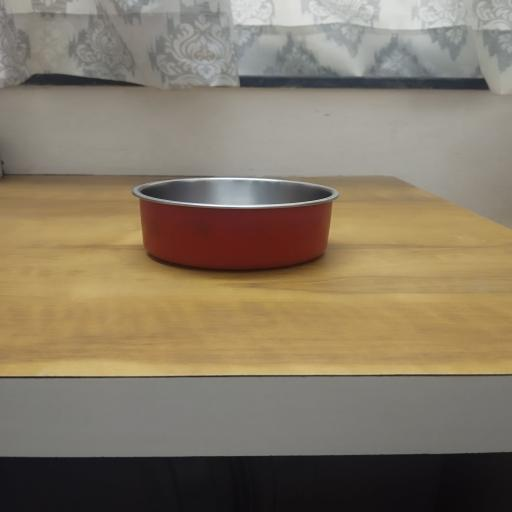
#> input picture data/annotations/test/images/IMG_20260905_165427_jpg.rf.831ac61ee893808c764e12596300a5bd.jpg, 512 x 512 px, given in place of the camera
$ python exposure_fix.py
#> lines starting #> are read from the running program, lines starting #| are printed output that depends on the picture
#> further down, frame is the input picture: shape (512, 512, 3); mean B, G, R 102, 121.4, 133.6
"""
Preprocessing to handle harsh, uneven lighting (bright window glare vs deep
shadow) before frames go into YOLO/MediaPipe. Import and call this in
main_pipeline.py before running detection on each frame.
"""

import cv2
import numpy as np


def normalize_exposure(frame):
    """
    Applies CLAHE (Contrast Limited Adaptive Histogram Equalization) to
    even out lighting — brightens shadowed regions and tames blown-out
    highlights, without over-processing the whole image uniformly like a
    simple brightness slider would.
    """
    lab = cv2.cvtColor(frame, cv2.COLOR_BGR2LAB)
#> lab: shape (512, 512, 3); mean of channels 0, 1, 2 130.1, 130.1, 140.1
    l, a, b = cv2.split(lab)
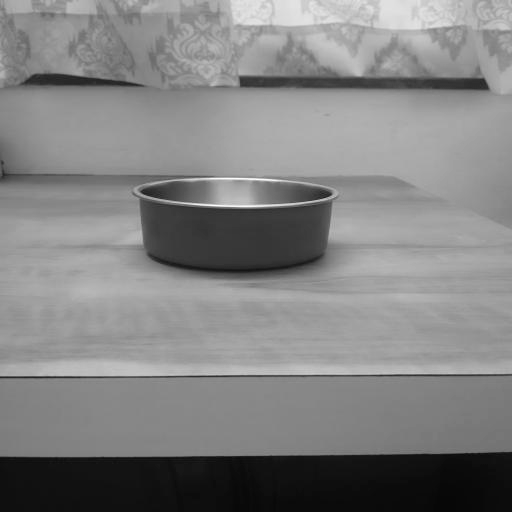
#> l: shape (512, 512); min 7, max 255, mean 130.1
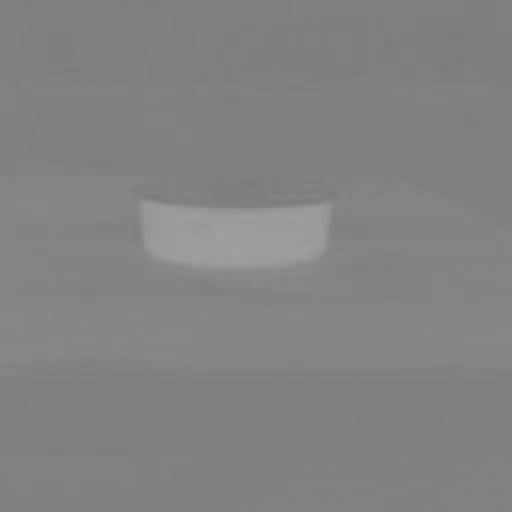
#> a: shape (512, 512); min 121, max 159, mean 130.1
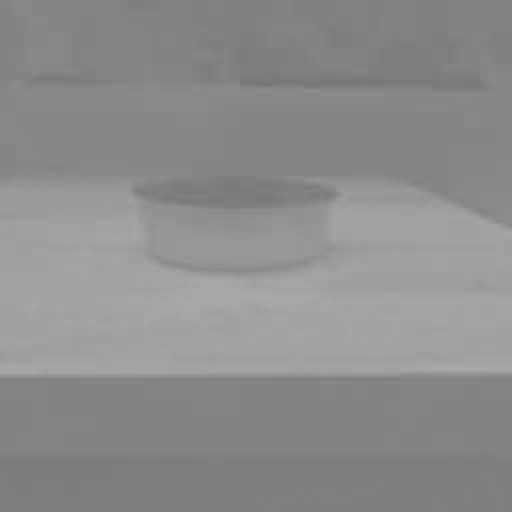
#> b: shape (512, 512); min 119, max 170, mean 140.1

    clahe = cv2.createCLAHE(clipLimit=3.5, tileGridSize=(8, 8))
    l_eq = clahe.apply(l)
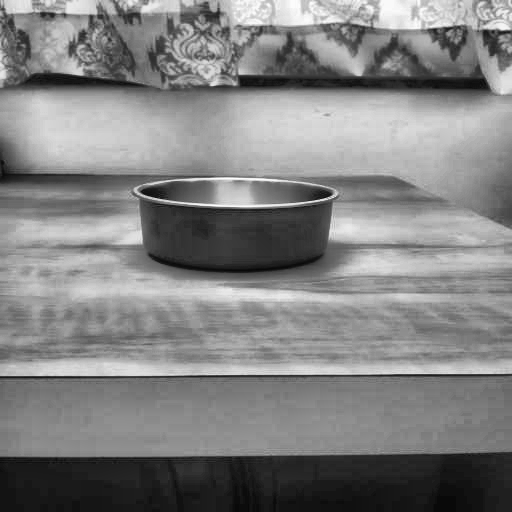
#> l_eq: shape (512, 512); min 7, max 255, mean 129.6

    merged = cv2.merge((l_eq, a, b))
#> merged: shape (512, 512, 3); mean of channels 0, 1, 2 129.6, 130.1, 140.1
    result = cv2.cvtColor(merged, cv2.COLOR_LAB2BGR)
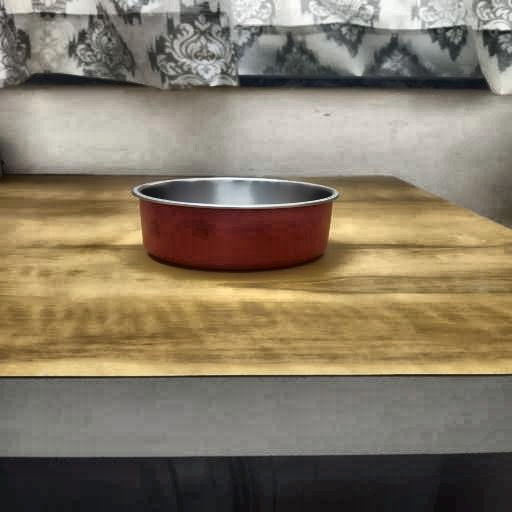
#> result: shape (512, 512, 3); mean B, G, R 102.2, 121.5, 133.5
    return result


if __name__ == "__main__":
    # quick visual test against your webcam
    cap = cv2.VideoCapture(0)
    while True:
        ret, frame = cap.read()
        if not ret:
            break
        fixed = normalize_exposure(frame)
        combined = np.hstack((frame, fixed))
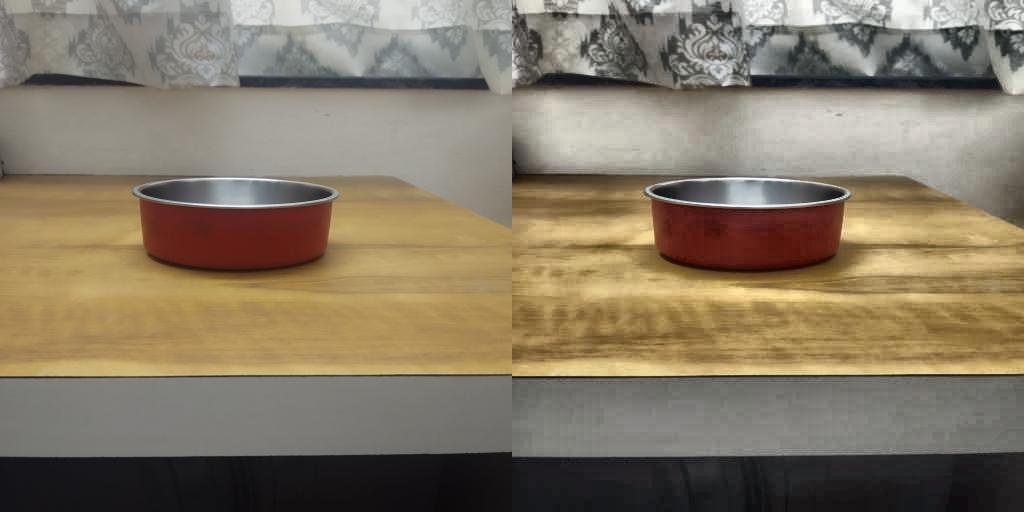
#> combined: shape (512, 1024, 3); mean B, G, R 102.1, 121.4, 133.6
        cv2.imshow("Original (left) vs Exposure-Normalized (right)", combined)
        if cv2.waitKey(1) & 0xFF == 27:
#> (key Esc is pressed here)
            break
    cap.release()
    cv2.destroyAllWindows()

$ run again, on data/annotations/test/images/IMG_20260905_165430_jpg.rf.9c2b55a20bef6a7242d998fcfaab3fcd.jpg
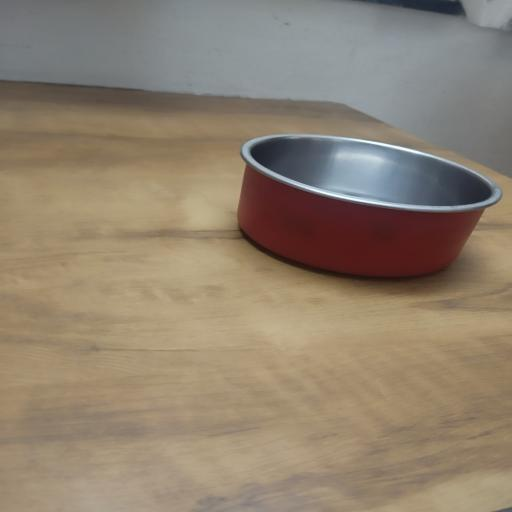
#> input picture data/annotations/test/images/IMG_20260905_165430_jpg.rf.9c2b55a20bef6a7242d998fcfaab3fcd.jpg, 512 x 512 px, given in place of the camera
#> frame is the input picture: shape (512, 512, 3); mean B, G, R 112, 129.9, 143.8
#> lab: shape (512, 512, 3); mean of channels 0, 1, 2 140.2, 130.8, 139.7
#> in normalize_exposure, `l_eq = clahe.apply(l)`:
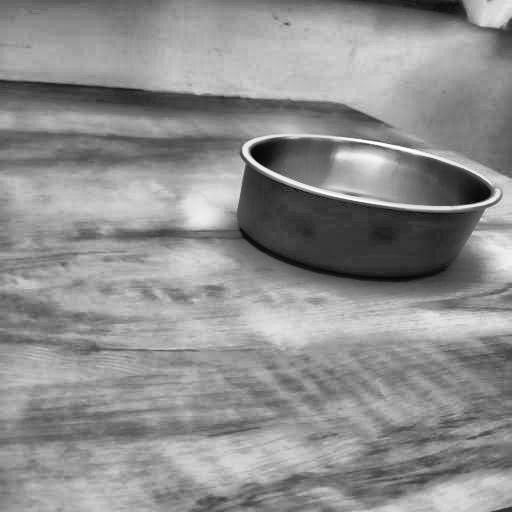
#> l_eq: shape (512, 512); min 4, max 255, mean 142.4
#> merged: shape (512, 512, 3); mean of channels 0, 1, 2 142.4, 130.8, 139.7
#> `combined = np.hstack((frame, fixed))`:
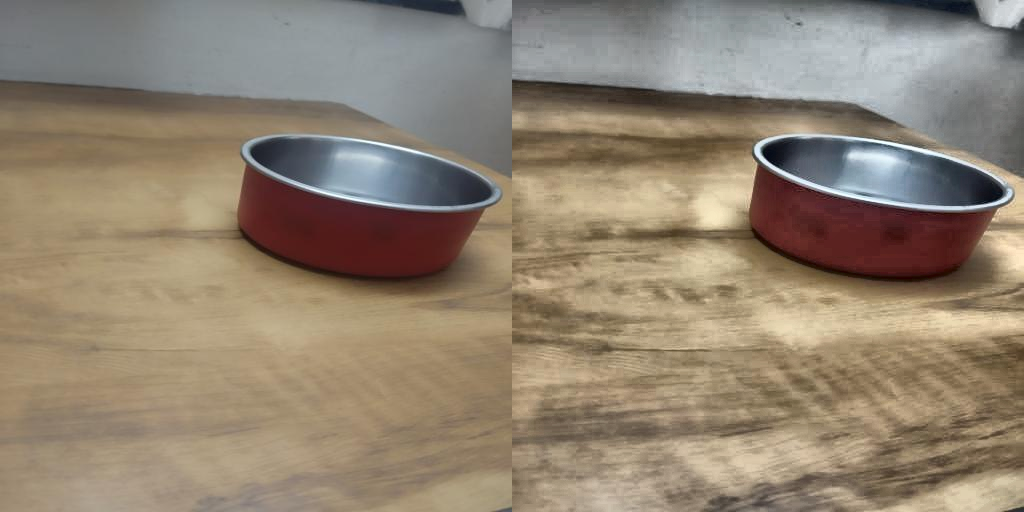
#> combined: shape (512, 1024, 3); mean B, G, R 113.5, 131.3, 145.2

$ run again, on data/annotations/test/images/IMG_20260905_165440_jpg.rf.5f04cf6c4fbe2f5b6adb14af01d0d8ef.jpg
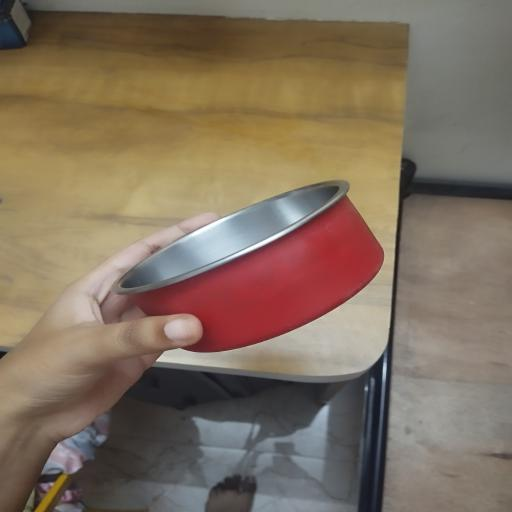
#> input picture data/annotations/test/images/IMG_20260905_165440_jpg.rf.5f04cf6c4fbe2f5b6adb14af01d0d8ef.jpg, 512 x 512 px, given in place of the camera
#> frame is the input picture: shape (512, 512, 3); mean B, G, R 94.5, 112.2, 129.2
#> lab: shape (512, 512, 3); mean of channels 0, 1, 2 123.4, 132.2, 140.6
#> in normalize_exposure, `l_eq = clahe.apply(l)`:
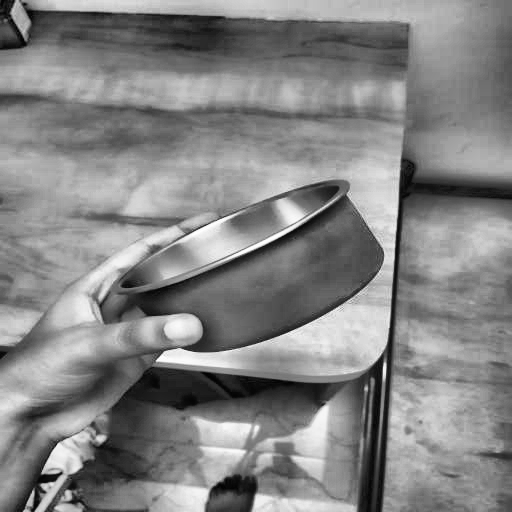
#> l_eq: shape (512, 512); min 2, max 255, mean 132.3
#> merged: shape (512, 512, 3); mean of channels 0, 1, 2 132.3, 132.2, 140.6
#> `combined = np.hstack((frame, fixed))`:
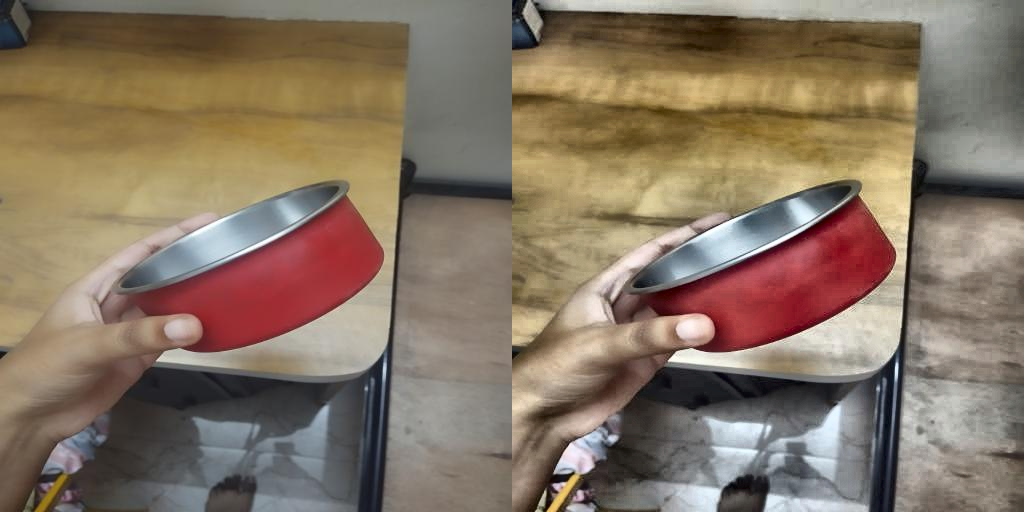
#> combined: shape (512, 1024, 3); mean B, G, R 99.3, 117, 133.9

$ run again, on data/annotations/test/images/IMG_20260905_165522_jpg.rf.6672c247b9e978a6b7307a1d0c418eee.jpg
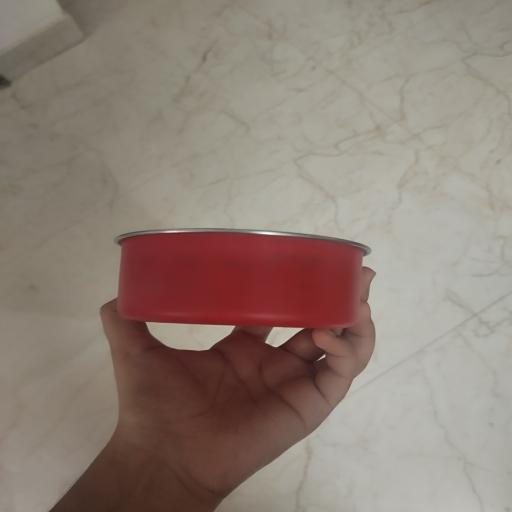
#> input picture data/annotations/test/images/IMG_20260905_165522_jpg.rf.6672c247b9e978a6b7307a1d0c418eee.jpg, 512 x 512 px, given in place of the camera
#> frame is the input picture: shape (512, 512, 3); mean B, G, R 119.3, 129, 144.1
#> lab: shape (512, 512, 3); mean of channels 0, 1, 2 140.2, 132.6, 136.2
#> in normalize_exposure, `l_eq = clahe.apply(l)`:
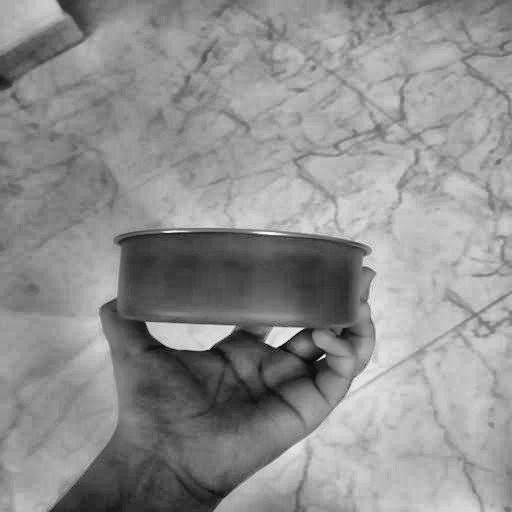
#> l_eq: shape (512, 512); min 7, max 253, mean 143.7
#> merged: shape (512, 512, 3); mean of channels 0, 1, 2 143.7, 132.6, 136.2
#> `combined = np.hstack((frame, fixed))`:
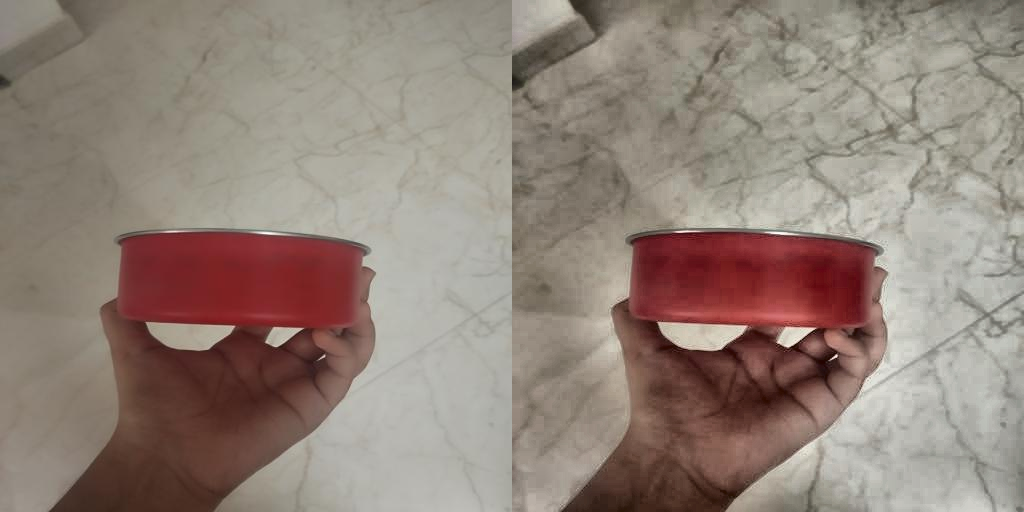
#> combined: shape (512, 1024, 3); mean B, G, R 121.1, 130.9, 146.1
